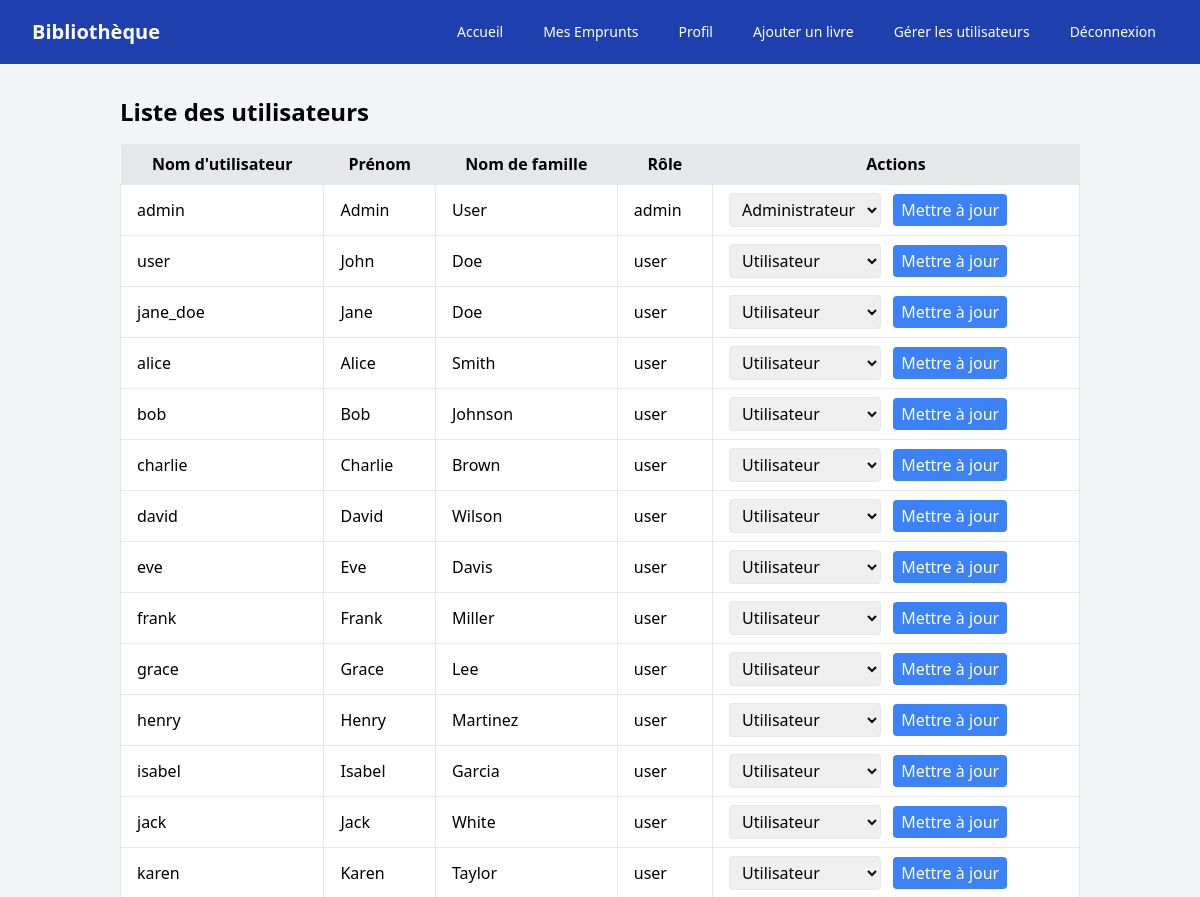
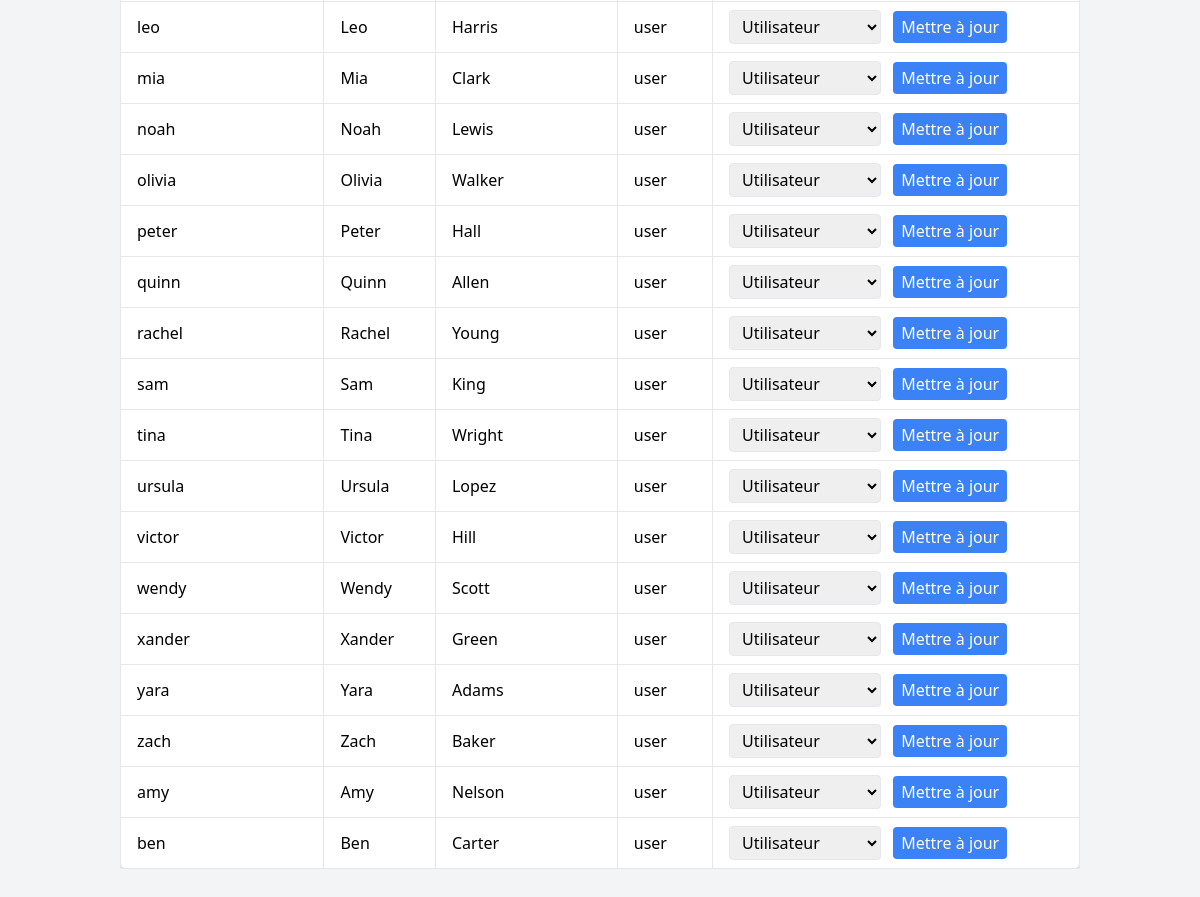
The app's page /?route=list_users (signed in) with its own data (2 pictures, top to bottom).
### tables this page shows
CREATE TABLE users (
  id INT AUTO_INCREMENT PRIMARY KEY,
  username VARCHAR(255) NOT NULL UNIQUE,
  password VARCHAR(255) NOT NULL,
  role ENUM('user', 'admin') DEFAULT 'user',
  givenName VARCHAR(255),
  familyName VARCHAR(255),
  picture VARCHAR(255),
  email VARCHAR(255),
  reset_token VARCHAR(255),
  reset_token_expires DATETIME,
  created_at DATETIME DEFAULT CURRENT_TIMESTAMP,
  updated_at DATETIME DEFAULT CURRENT_TIMESTAMP ON UPDATE CURRENT_TIMESTAMP
);

### app/Controllers/UserController.php (called while the page is built, shortened)
<?php
class UserController
{
    private $userModel;
    public function __construct($userModel)
    {
        $this->userModel = $userModel;
    }
    public function listUsers()
    {
        $users = $this->userModel->all();
        require 'views/users/list.php';
    }
}

### app/Models/User.php (called while the page is built, shortened)
<?php
class User
{
  private $pdo;
  public function __construct($pdo)
  {
    $this->pdo = $pdo;
  }
  public function all()
  {
    $stmt = $this->pdo->query("SELECT * FROM users");
    return $stmt->fetchAll(PDO::FETCH_ASSOC);
  }
}

### views/users/list.php (the view, shortened to what this page needs)
<?php require 'templates/header.php'; ?>
<div class="container mx-auto p-4">
    <h1 class="text-2xl font-bold mb-4">Liste des utilisateurs</h1>
    <?php if (!empty($users)): ?>
        <div class="overflow-x-auto">
            <table class="min-w-full bg-white shadow-md rounded-lg">
                <thead class="bg-gray-200">
                    <tr>
                        <th class="px-4 py-2">Nom d'utilisateur</th>
                        <th class="px-4 py-2">Prénom</th>
                        <th class="px-4 py-2">Nom de famille</th>
                        <th class="px-4 py-2">Rôle</th>
                        <th class="px-4 py-2">Actions</th>
                    </tr>
                </thead>
                <tbody>
                    <?php foreach ($users as $user): ?>
                        <tr class="hover:bg-gray-50">
                            <td class="border px-4 py-2"><?= htmlspecialchars($user['username']) ?></td>
                            <td class="border px-4 py-2"><?= htmlspecialchars($user['givenName']) ?></td>
                            <td class="border px-4 py-2"><?= htmlspecialchars($user['familyName']) ?></td>
                            <td class="border px-4 py-2"><?= htmlspecialchars($user['role']) ?></td>
                            <td class="border px-4 py-2">
                                <form method="POST" action="/?route=update_role">
                                    <select name="role" class="border rounded px-2 py-1">
                                        <option value="user" <?= $user['role'] === 'user' ? 'selected' : '' ?>>Utilisateur</option>
                                        <option value="admin" <?= $user['role'] === 'admin' ? 'selected' : '' ?>>Administrateur</option>
                                    </select>
                                    <button type="submit" class="bg-blue-500 text-white px-2 py-1 rounded hover:bg-blue-600 ml-2">
                                        Mettre à jour
                                    </button>
                                </form>
                            </td>
                        </tr>
                    <?php endforeach; ?>
                </tbody>
            </table>
        </div>
    <?php else: ?>
        <p class="text-gray-600">Aucun utilisateur trouvé.</p>
    <?php endif; ?>
</div>
<?php require 'templates/footer.php'; ?>

### records on screen
users: username "admin", givenName "Admin", familyName "User", role "admin", role "Administrateur"
users: username "user", givenName "John", familyName "Doe", role "user", role "Utilisateur"
users: username "jane_doe", givenName "Jane", familyName "Doe", role "user", role "Utilisateur"
users: username "alice", givenName "Alice", familyName "Smith", role "user", role "Utilisateur"
users: username "bob", givenName "Bob", familyName "Johnson", role "user", role "Utilisateur"
users: username "charlie", givenName "Charlie", familyName "Brown", role "user", role "Utilisateur"
users: username "david", givenName "David", familyName "Wilson", role "user", role "Utilisateur"
users: username "eve", givenName "Eve", familyName "Davis", role "user", role "Utilisateur"
users: username "frank", givenName "Frank", familyName "Miller", role "user", role "Utilisateur"
users: username "grace", givenName "Grace", familyName "Lee", role "user", role "Utilisateur"
users: username "henry", givenName "Henry", familyName "Martinez", role "user", role "Utilisateur"
users: username "isabel", givenName "Isabel", familyName "Garcia", role "user", role "Utilisateur"
users: username "jack", givenName "Jack", familyName "White", role "user", role "Utilisateur"
users: username "karen", givenName "Karen", familyName "Taylor", role "user", role "Utilisateur"
users: username "leo", givenName "Leo", familyName "Harris", role "user", role "Utilisateur"
users: username "mia", givenName "Mia", familyName "Clark", role "user", role "Utilisateur"
users: username "noah", givenName "Noah", familyName "Lewis", role "user", role "Utilisateur"
users: username "olivia", givenName "Olivia", familyName "Walker", role "user", role "Utilisateur"
users: username "peter", givenName "Peter", familyName "Hall", role "user", role "Utilisateur"
users: username "quinn", givenName "Quinn", familyName "Allen", role "user", role "Utilisateur"
users: username "rachel", givenName "Rachel", familyName "Young", role "user", role "Utilisateur"
users: username "sam", givenName "Sam", familyName "King", role "user", role "Utilisateur"
users: username "tina", givenName "Tina", familyName "Wright", role "user", role "Utilisateur"
users: username "ursula", givenName "Ursula", familyName "Lopez", role "user", role "Utilisateur"
users: username "victor", givenName "Victor", familyName "Hill", role "user", role "Utilisateur"
users: username "wendy", givenName "Wendy", familyName "Scott", role "user", role "Utilisateur"
users: username "xander", givenName "Xander", familyName "Green", role "user", role "Utilisateur"
users: username "yara", givenName "Yara", familyName "Adams", role "user", role "Utilisateur"
users: username "zach", givenName "Zach", familyName "Baker", role "user", role "Utilisateur"
users: username "amy", givenName "Amy", familyName "Nelson", role "user", role "Utilisateur"
users: username "ben", givenName "Ben", familyName "Carter", role "user", role "Utilisateur"
